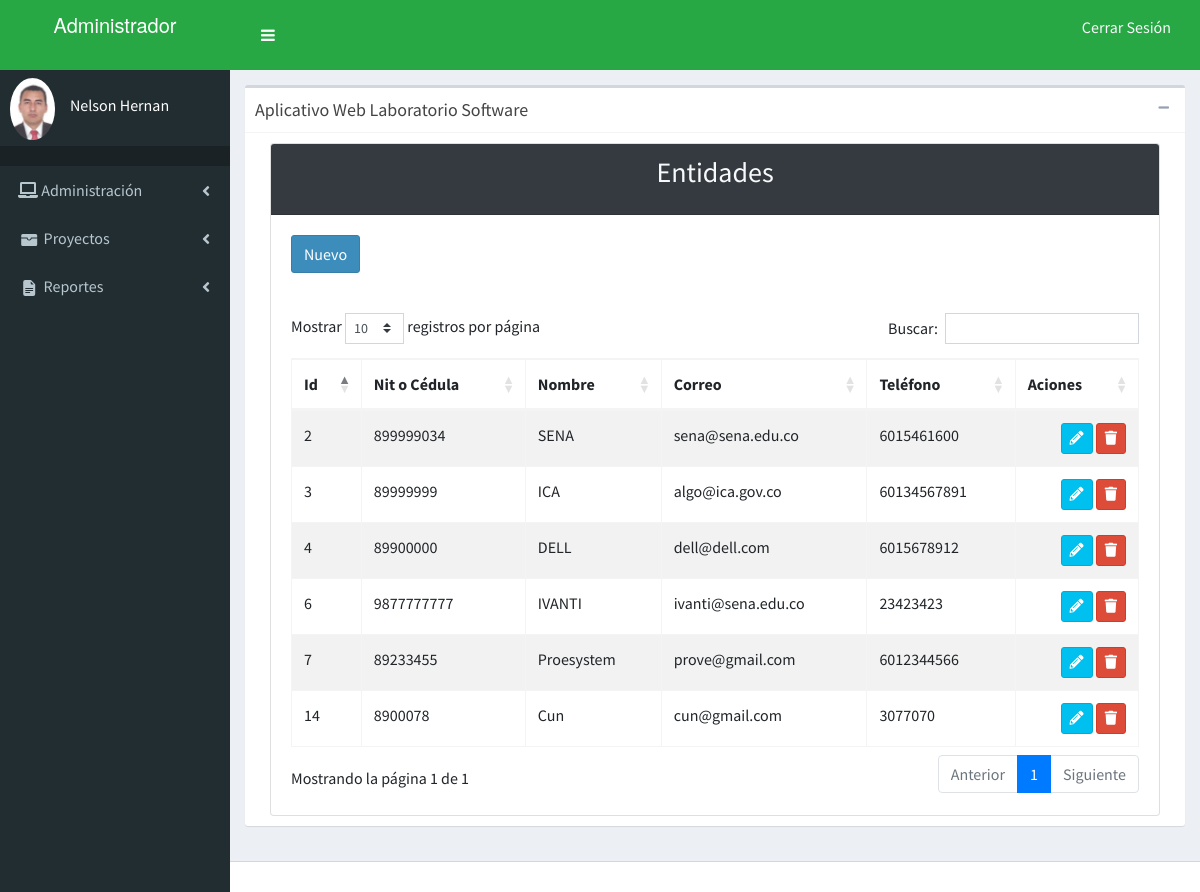
Page /entidad.php (signed in) on the committed database.
### tables this page shows
CREATE TABLE `entidad` (
  `idEntidad` int(11) NOT NULL,
  `idTipoDocumento` int(11) DEFAULT NULL,
  `NIT` bigint(20) NOT NULL,
  `nombreEntidad` varchar(45) NOT NULL,
  `correoEntidad` varchar(45) NOT NULL,
  `telefonoEntidad` varchar(25) NOT NULL
);

### modelo.dao/EntidadDao.php (called while the page is built, shortened)
<?php
class EntidadDao {
 public function listarTodos() {
    $cnn = Conexion::getConexion();
    try {
        $listarEntidad= 'Select * from entidad';
        $query = $cnn->prepare($listarEntidad);
        $query->execute();
        return $query->fetchAll();
    } catch (Exception $ex) {
        echo 'Error' . $ex->getMessage();
    }
}
}

### entidad.php (the view, shortened to what this page needs)
<!DOCTYPE html>
<html>
<head>
  <link rel="stylesheet" href="resources/css/bootstrap.min.css">
  <link rel="stylesheet" href="resources/plugins/datatables-bs4/css/dataTables.bootstrap4.min.css">
  <link rel="stylesheet" href="resources/plugins/datatables-responsive/css/responsive.bootstrap4.min.css">
  <link rel="stylesheet" href="resources/css/font-awesome.css">
  <link rel="stylesheet" href="resources/plugins/fontawesome-free/css/all.min.css">
  <link href="resources/css/AdminLTE.min.css" rel="stylesheet" type="text/css"/>
  <link href="resources/css/AdminLTE.css" rel="stylesheet" type="text/css"/>
     <link rel="stylesheet" href="resources/css/_all-skins.min.css">
   </head>
   <body class="hold-transition skin-red sidebar-mini">
    <?php
    require 'modelo.dao/EntidadDao.php';
    $entidadDao=new EntidadDao();
    $listaEntidades=$entidadDao->listarTodos();
    ?>
    <div class="wrapper">
      <header class="main-header">
        <div href="" class="logo bg-success">
          <span class="logo-lg"><b>Administrador</b><link rel="shortcut icon" href="resources/img/sena.11.ico"> </span>
        </div>
        <nav class="navbar navbar-static-top bg-success" role="navigation">
          <a href="#" class="sidebar-toggle bg-success" data-toggle="offcanvas" role="button">
          </a>
          <div class="navbar-custom-menu">
            <ul class="nav navbar-nav">
              <li class="dropdown user user-menu">
                <p><a href="logout.php" class="btn  text-light">Cerrar Sesión</a></p>
              </li>
            </ul>
          </div>
        </nav>
      </header>
      <aside class="main-sidebar">
        <section class="sidebar">
          <div class="user-panel mt-2 pb-2 mb-2 d-flex">
            <div class="image">
              <img  style="border-radius: 50%;" src="<?php echo $_SESSION['foto']; ?>" class="img-circle" alt="User Image">
            </div>
            <div class="info">
              <a href="" class="d-block"><h6 ><?php echo $_SESSION['nombre']; ?></h6></a>
            </div>
          </div>
          <ul class="sidebar-menu">
            <li class="header"></li>
            <li class="treeview">
              <a href="#">
                <i class="fa fa-laptop"></i>
                <span>Administración</span>
                <i class="fa fa-angle-left pull-right"></i>
              </a>
            <li class="treeview">
              <a href="#">
                <span class="semaforo">Proyectos</span>
                <i class="fa fa-angle-left pull-right"></i>
              </a>
            </li>
          <li class="treeview">
            <a href="#">
            </i> <span>Reportes</span>
            <i class="fa fa-angle-left pull-right"></i>
          </a>
        </li>
      </ul>
    </section>
  </aside>
  <div class="content-wrapper">
    <section class="content">
      <div class="row">
        <div class="col-md-12">
          <div class="box">
            <div class="box-header with-border">
              <h3 class="box-title">Aplicativo Web Laboratorio Software</h3>
              <div class="box-tools pull-right">
                <button class="btn btn-box-tool" data-widget="collapse"><i class="fa fa-minus"></i></button>
              </div>
            </div>
            <div class="box-body">
             <div class="row">
              <div class="col-md-12">
                <div class="container">
                  <div class="row justify-content-center">
                    <div class="col-12">
                      <div class="card">
                        <div class="card-header bg-dark">
                          <h3 class="card-title text-center text-light">Entidades</h3>
                        </div>
                        <div class="card-body">
                          <button type="button" class="btn btn-primary" data-toggle="modal" data-target="#modal-default">
                            Nuevo
                          </button>
                        </div>
                        <div class="card-body">
                          <table id="example1" class="table table-bordered table-striped">
                            <thead>
                              <tr>
                                <th>Id</th>
                                <th>Nit o C&eacute;dula</th>
                                <th>Nombre</th>
                                <th>Correo</th>
                                <th>Tel&eacute;fono</th>
                                <th>Aciones</th>
                              </tr>
                            </thead>
                            <tbody>
                              <?php
                              foreach($listaEntidades as $entidad)
                              {
                                ?>
                                <tr>
                                  <td><?php echo $entidad['idEntidad']; ?></td>
                                  <td><?php echo $entidad['NIT']; ?></td>
                                  <td><?php echo $entidad['nombreEntidad']; ?></td>
                                  <td><?php echo $entidad['correoEntidad']; ?></td>
                                  <td><?php echo $entidad['telefonoEntidad']; ?></td>
                                  <td class="project-actions text-right">
                                    <a class="btn btn-info btn-sm" alt="Editar" title="Editar" data-toggle="modal" href="#modal-modificar<?php echo $entidad['idEntidad']; ?>">
                                      <i class="fas fa-pencil-alt" >
                                      </i>
                                    </a>
                                    <a class="btn btn-danger btn-sm" alt="Eliminar" title="Eliminar" data-toggle="modal" href="#modal-eliminar<?php echo $entidad['idEntidad']; ?>">
                                      <i class="fas fa-trash">
                                      </i>
                                    </a>
                                  </td>
                                </tr>
                        <?php
                      }
                      ?>
                    </tbody>
                  </table>
                </div>
              </div>
            </div>
          </div>
        </div>
      </div>
    </div>
  </div>
</div>
</div>
</div>
</section>
</div>
<footer class="main-footer">
  </footer>
</body>
</html>

### rows in the picture
entidad: idEntidad "2", NIT "899999034", nombreEntidad "SENA", correoEntidad "sena@sena.edu.co", telefonoEntidad "6015461600"
entidad: idEntidad "3", NIT "89999999", nombreEntidad "ICA", correoEntidad "algo@ica.gov.co", telefonoEntidad "60134567891"
entidad: idEntidad "4", NIT "89900000", nombreEntidad "DELL", correoEntidad "dell@dell.com", telefonoEntidad "6015678912"
entidad: idEntidad "6", NIT "9877777777", nombreEntidad "IVANTI", correoEntidad "ivanti@sena.edu.co", telefonoEntidad "23423423"
entidad: idEntidad "7", NIT "89233455", nombreEntidad "Proesystem", correoEntidad "prove@gmail.com", telefonoEntidad "6012344566"
entidad: idEntidad "14", NIT "8900078", nombreEntidad "Cun", correoEntidad "cun@gmail.com", telefonoEntidad "3077070"

### other values in the picture
$_SESSION['nombre'] "Nelson Hernan"
